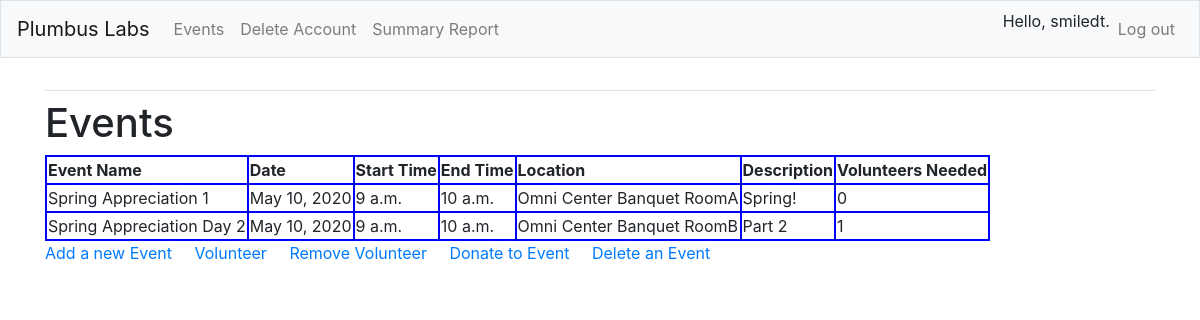
/events/ (signed in), run on the app's committed database.
### book_keeping/models.py (models this page shows, shortened)
class Event(models.Model):
    name = models.CharField(max_length=200)
    date_of_event = models.DateField(default=date.today)
    start_time = models.TimeField()
    end_time = models.TimeField()
    location = models.CharField(max_length=200)
    description = models.CharField(max_length=200)
    num_volunteers_total = models.IntegerField()
    num_volunteers = models.IntegerField(default=0)
    def get_volunteers_needed(self):
        return self.num_volunteers_total - self.num_volunteers

### book_keeping/views.py (the view)
# urls.py: path('events/', views.events, name='events'),
def events(request):
    events = Event.objects.order_by('date_of_event')
    events_dict = {'events': events}
    return render(request, 'book_keeping/events.html', events_dict)

### templates/book_keeping/events.html (shortened to what this page needs)
{% extends 'book_keeping/base.html' %}
{% load static %}
{% block content %}
  <link rel="stylesheet" href="{% static "css/events.css" %}"/>
  <h1>Events</h1>
  <div id="event_table">
    {% if events %}
      <table>
        <thead>
          <th>Event Name</th>
          <th>Date</th>
          <th>Start Time</th>
          <th>End Time</th>
          <th>Location</th>
          <th>Description</th>
          <th>Volunteers Needed</th>
        </thead>
        {% for evnt in events %}
          <tr>
            <td>{{ evnt.name }}</td>
            <td>{{ evnt.date_of_event }}</td>
            <td>{{ evnt.start_time }}</td>
            <td>{{ evnt.end_time }}</td>
            <td>{{ evnt.location }}</td>
            <td>{{ evnt.description }}</td>
            <td>{{ evnt.get_volunteers_needed }}</td>
          </tr>
        {% endfor %}
      </table>
    {% else %}
      <h4 id="no_events">There are currently no events scheduled. Stay tuned!</h4>
    {% endif %}
  </div>
  <a href="{% url 'book_keeping:new_event' %}">Add a new Event</a>
  <a href="{% url 'book_keeping:volunteer_event' %}">Volunteer</a>
  <a href="{% url 'book_keeping:unvolunteer_event' %}">Remove Volunteer</a>
  <a href="{% url 'book_keeping:donate_event' %}">Donate to Event</a>
  <a href="{% url 'book_keeping:delete_event' %}">Delete an Event</a>
{% endblock content %}

### templates/book_keeping/base.html (shortened to what this page needs)
{% load bootstrap4 %}
<!doctype html>
<html lang="en">
<head>
  {% bootstrap_css %}
</head>
<body>
  <nav class= "navbar navbar-expand-md navbar-light bg-light mb-4 border">
    <a class="navbar-brand" href="{% url 'book_keeping:index' %}">Plumbus Labs</a>
    <div class="collapse navbar-collapse" id="navbarCollapse">
      <ul class="navbar-nav mr-auto">
        <li class="nav-item">
          <a class="nav-link" href="{% url 'book_keeping:events' %}">
            Events</a></li>
        <li class="nav-item">
          <a class="nav-link" href="{% url 'users:delete_account' %}">
            Delete Account</a></li>
        <li class="nav-item">
          <a class="nav-link" href="{% url 'book_keeping:summary_report' %}">
            Summary Report</a></li>
      </ul>
      <ul class="navbar-nav ml-auto">
        {% if user.is_authenticated %}
          <li class="nav-item">
            <span class="navbar-text}">Hello, {{ user.username }}.</span>
          </li>
          <li class="nav-item">
            <a class="nav-link" href="{% url 'users:logout' %}">Log out</a>
          </li>
        {% else %}
          <li class="nav-item">
            <a class="nav-link" href="{% url 'users:register' %}">Register</a>
          </li>
          <li class="nav-item">
            <a class="nav-link" href="{% url 'users:login' %}">Log in</a></li>
        {% endif %}
      </ul>
    </div>
  </nav>
  <main role="main" class="container">
    <div class="pb-2 mb-2 border-bottom">
    </div>
    <div>
      {% block content %}{% endblock content %}
    </div>
  </main>
</body>
</html>

### static/css/events.css (style rules this page uses)
#event_table table, th, td { border: 2px solid blue; }

### data on the page
Event: name "Spring Appreciation 1", date_of_event "May 10, 2020", start_time "9 a.m.", end_time "10 a.m.", location "Omni Center Banquet RoomA", description "Spring!", get_volunteers_needed "0"
Event: name "Spring Appreciation Day 2", date_of_event "May 10, 2020", start_time "9 a.m.", end_time "10 a.m.", location "Omni Center Banquet RoomB", description "Part 2", get_volunteers_needed "1"

### other printed values
{{ user.username }} "smiledt"
